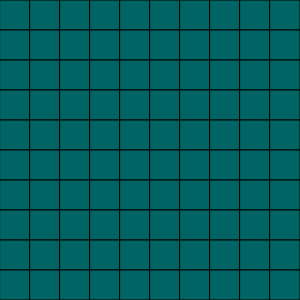
Frame 1 (no input)
Frame 60 (no input): identical to frame 1, image omitted
Frame 120 (the mouse pressed at the canvas centre since frame 60): identical to frame 1, image omitted

The p5.js sketch that drew this single still picture (run headless with seeded random() and noise() and a simulated clock; from frame 60 on, the mouse is pressed at the canvas centre):

// p5.js sketch
// ── sketch.js
let grid = [];
let nextGen = [];
let gridSize = 10;
let totalSize;
let canvasSize = 300;
let cellSize;

let gameState = 0;
let creation = 0;
let simulation = 1;

function setup() {
  let canvas = createCanvas(canvasSize, canvasSize);
  
  totalSize = gridSize * gridSize;
  
  cellSize = canvasSize / gridSize;
  
  CreateGrid();
  CreatedNeighborhood();
  gameState=creation;
  canvas.mouseClicked(EditAutomata);
}

function CreateGrid(){
  
    for (let y = 0; y < gridSize; y++) {
    for (let x = 0; x < gridSize; x++) {
      
//le puedo poner 1,2,3,4,5 para que sea aleatorio con respecto al Render() por mi cantidad de colores que tengo en mi condicionales, pero poner 6 para que salgan todos
//variable nueva 01 09 2026
      
     // let randomState = int(random(6));
      let temp_cell = new Cell(x*cellSize, y*cellSize, cellSize, 0/*randomState*/);//quite el ,0 -> para colocar randomState
      grid.push(temp_cell);
    }
  }
}

function CreatedNeighborhood(){
  
  //en medio 
  for(let i=gridSize+1;i<totalSize -gridSize-1;i++){
    let l=grid[i-1];
    let r=grid[i+1]
    let u=grid[i-gridSize];
    let d=grid[i+gridSize];

    grid[i].SetNeighborhood(l,r,u,d);
  }
  
  //esquina superior izq.
  
  let l_sl=grid[gridSize-1]
  let r_sl=grid[1];
  let u_sl=grid[totalSize-gridSize];
  let d_sl=grid[gridSize];

  grid[0].SetNeighborhood(l_sl,r_sl,u_sl,d_sl);

  //esquina superior derecha
  
  let l_sr=grid[gridSize-2]
  let r_sr=grid[0];
  let u_sr=grid[totalSize-1];
  let d_sr=grid[(2*gridSize)-1];

  grid[gridSize-1].SetNeighborhood(l_sr,r_sr,u_sr,d_sr);

  //esquina inferior izquierda
  
  let l_il=grid[totalSize-1]
  let r_il=grid[totalSize-gridSize+1];
  let u_il=grid[totalSize-(2*gridSize)];
  let d_il=grid[0];

  grid[totalSize-gridSize].SetNeighborhood(l_il,r_il,u_il,d_il);

  //esquina inferior derecha
  
  let l_ir=grid[totalSize-2]
  let r_ir=grid[totalSize-gridSize];
  let u_ir=grid[totalSize-gridSize-1];
  let d_ir=grid[gridSize-1];

  grid[totalSize-1].SetNeighborhood(l_ir,r_ir,u_ir,d_ir);

  //lateral izq
  
  for(let i=gridSize;i<totalSize-gridSize;i+=gridSize){
    let l =grid[i-1];
    let r =grid[i+1];
    let u = grid[i-gridSize];
    let d =grid[i+gridSize];

    grid[i].SetNeighborhood(l,r,u,d);
    
  }

  //lateral derecha
  for(let i=2*gridSize-1;i<totalSize-gridSize;i+=gridSize){
    let l = grid[i-1];
    let r = grid[i-gridSize+1];
    let u = grid[i-gridSize];
    let d = grid[i+gridSize];

    grid[i].SetNeighborhood(l,r,u,d);
  }

  //superior
  for (let i=1;i<gridSize-1;i++){
    let l = grid[i-1];
    let r = grid[i+1];
    let u = grid[totalSize-gridSize+i];
    let d = grid[i+gridSize];
    
    grid[i].SetNeighborhood(l,r,u,d);
  }

  //inferior 
  for(let i=totalSize-gridSize+1;i<totalSize-1;i++){
    let l = grid[i-1];
    let r = grid[i+1];
    let u = grid[i-gridSize];
    let d = grid[i-totalSize+gridSize];

    grid[i].SetNeighborhood(l,r,u,d);
  }
}

function EditAutomata(){
  
  if(gameState != creation ){
    return;
  }
  for(let i=0;i<totalSize;i++){
    let temp_cell=grid[i];
    if(mouseX>temp_cell.x && mouseX<temp_cell.x + cellSize && mouseY>temp_cell.y && mouseY<temp_cell.y + cellSize  ){
      temp_cell.state=1;
      break;
    }
  }
}

function draw() {
    background(220);
  for (let i=0; i<totalSize;i++){
    grid[i].Render();
  }
 /* for (let g of grid) {
    g.Render();
  }*/
}


// ── cell.js
class Cell {
  constructor(x, y, w, state) {
    this.x = x;
    this.y = y;
    this.w = w;
    this.state = state;
  }

  Render() {
    // Colores según el estado
    if (this.state === 0) {
      fill(0,100,100); 
    } else if (this.state === 1) {
      fill(100,0,100);
    }
    
    /*else if (this.state === 2) {
      fill(0, 250, 0); // verde
    } else if (this.state === 3) {
      fill(0, 0, 250); // azul
    } else {
      fill(200, 200, 0); // amarillo
    }*/

    //stroke(100);
    square(this.x, this.y, this.w);
  }

  SetNeighborhood(l, r, u, d) {
    this.l = l;
    this.r = r;
    this.u = u;
    this.d = d;
  }
}
